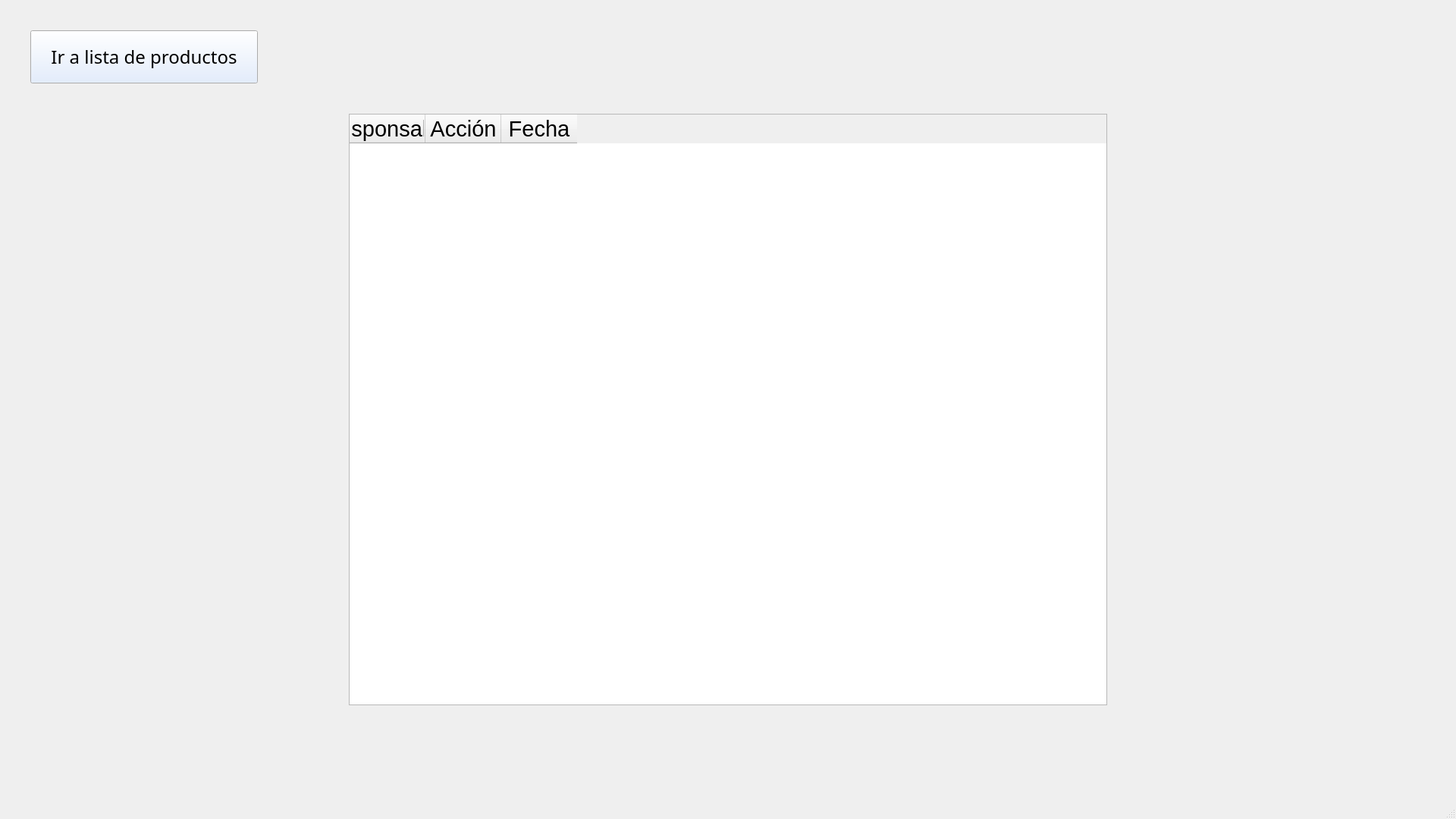
<?xml version="1.0" encoding="UTF-8"?>
<ui version="4.0">
 <class>MainWindow</class>
 <widget class="QMainWindow" name="MainWindow">
  <property name="geometry">
   <rect>
    <x>0</x>
    <y>0</y>
    <width>1920</width>
    <height>1080</height>
   </rect>
  </property>
  <property name="palette">
   <palette>
    <active>
     <colorrole role="LinkVisited">
      <brush brushstyle="SolidPattern">
       <color alpha="255">
        <red>193</red>
        <green>193</green>
        <blue>193</blue>
       </color>
      </brush>
     </colorrole>
    </active>
    <inactive>
     <colorrole role="LinkVisited">
      <brush brushstyle="SolidPattern">
       <color alpha="255">
        <red>193</red>
        <green>193</green>
        <blue>193</blue>
       </color>
      </brush>
     </colorrole>
    </inactive>
    <disabled>
     <colorrole role="LinkVisited">
      <brush brushstyle="SolidPattern">
       <color alpha="255">
        <red>193</red>
        <green>193</green>
        <blue>193</blue>
       </color>
      </brush>
     </colorrole>
    </disabled>
   </palette>
  </property>
  <property name="windowTitle">
   <string>MainWindow</string>
  </property>
  <widget class="QWidget" name="centralwidget">
   <widget class="QTableWidget" name="table">
    <property name="geometry">
     <rect>
      <x>460</x>
      <y>150</y>
      <width>1000</width>
      <height>780</height>
     </rect>
    </property>
    <property name="palette">
     <palette>
      <active>
       <colorrole role="Link">
        <brush brushstyle="SolidPattern">
         <color alpha="255">
          <red>194</red>
          <green>194</green>
          <blue>194</blue>
         </color>
        </brush>
       </colorrole>
       <colorrole role="LinkVisited">
        <brush brushstyle="SolidPattern">
         <color alpha="255">
          <red>213</red>
          <green>213</green>
          <blue>213</blue>
         </color>
        </brush>
       </colorrole>
      </active>
      <inactive>
       <colorrole role="Link">
        <brush brushstyle="SolidPattern">
         <color alpha="255">
          <red>194</red>
          <green>194</green>
          <blue>194</blue>
         </color>
        </brush>
       </colorrole>
       <colorrole role="LinkVisited">
        <brush brushstyle="SolidPattern">
         <color alpha="255">
          <red>213</red>
          <green>213</green>
          <blue>213</blue>
         </color>
        </brush>
       </colorrole>
      </inactive>
      <disabled>
       <colorrole role="Link">
        <brush brushstyle="SolidPattern">
         <color alpha="255">
          <red>194</red>
          <green>194</green>
          <blue>194</blue>
         </color>
        </brush>
       </colorrole>
       <colorrole role="LinkVisited">
        <brush brushstyle="SolidPattern">
         <color alpha="255">
          <red>213</red>
          <green>213</green>
          <blue>213</blue>
         </color>
        </brush>
       </colorrole>
      </disabled>
     </palette>
    </property>
    <property name="font">
     <font>
      <pointsize>22</pointsize>
     </font>
    </property>
    <column>
     <property name="text">
      <string>Responsable</string>
     </property>
    </column>
    <column>
     <property name="text">
      <string>Acción</string>
     </property>
    </column>
    <column>
     <property name="text">
      <string>Fecha</string>
     </property>
    </column>
   </widget>
   <widget class="QPushButton" name="botonProductos">
    <property name="geometry">
     <rect>
      <x>40</x>
      <y>40</y>
      <width>300</width>
      <height>70</height>
     </rect>
    </property>
    <property name="palette">
     <palette>
      <active>
       <colorrole role="Button">
        <brush brushstyle="SolidPattern">
         <color alpha="255">
          <red>220</red>
          <green>233</green>
          <blue>255</blue>
         </color>
        </brush>
       </colorrole>
       <colorrole role="ButtonText">
        <brush brushstyle="SolidPattern">
         <color alpha="255">
          <red>0</red>
          <green>0</green>
          <blue>0</blue>
         </color>
        </brush>
       </colorrole>
      </active>
      <inactive>
       <colorrole role="Button">
        <brush brushstyle="SolidPattern">
         <color alpha="255">
          <red>220</red>
          <green>233</green>
          <blue>255</blue>
         </color>
        </brush>
       </colorrole>
       <colorrole role="ButtonText">
        <brush brushstyle="SolidPattern">
         <color alpha="255">
          <red>0</red>
          <green>0</green>
          <blue>0</blue>
         </color>
        </brush>
       </colorrole>
      </inactive>
      <disabled>
       <colorrole role="Button">
        <brush brushstyle="SolidPattern">
         <color alpha="255">
          <red>220</red>
          <green>233</green>
          <blue>255</blue>
         </color>
        </brush>
       </colorrole>
       <colorrole role="ButtonText">
        <brush brushstyle="SolidPattern">
         <color alpha="255">
          <red>190</red>
          <green>190</green>
          <blue>190</blue>
         </color>
        </brush>
       </colorrole>
      </disabled>
     </palette>
    </property>
    <property name="font">
     <font>
      <family>Sans Serif</family>
      <pointsize>18</pointsize>
      <weight>50</weight>
      <italic>false</italic>
      <bold>false</bold>
     </font>
    </property>
    <property name="text">
     <string>Ir a lista de productos</string>
    </property>
   </widget>
  </widget>
  <widget class="QMenuBar" name="menubar">
   <property name="geometry">
    <rect>
     <x>0</x>
     <y>0</y>
     <width>1920</width>
     <height>19</height>
    </rect>
   </property>
  </widget>
  <widget class="QStatusBar" name="statusbar"/>
 </widget>
 <resources/>
 <connections/>
</ui>
